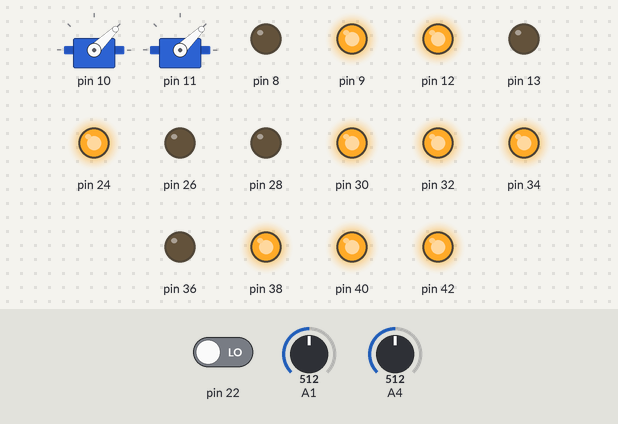
Simulated run of this sketch. Board: Arduino Mega 2560, built with avr-gcc and run on an emulated ATmega2560. Shown: 2 × servo, output pins drawn as LEDs (lit = HIGH). The inputs (shaded band) are chosen by the test bench; at power-on: pin 22 LOW, A1 = 512, A4 = 512.

Above: at 1.2 s.
1.3 s: pin 22 driven HIGH
At 1.9 s:
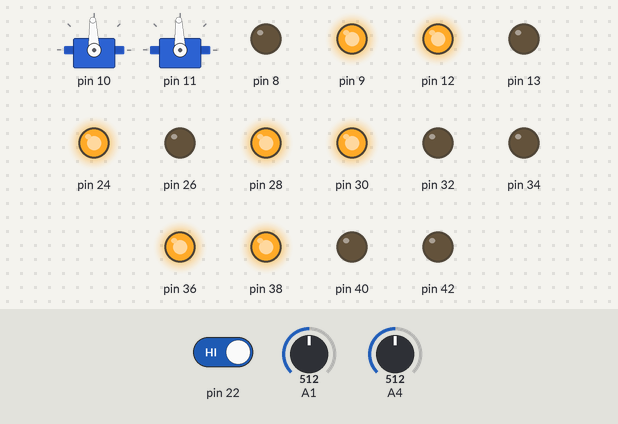
2.8 s: A1 set to 716
At 4.0 s:
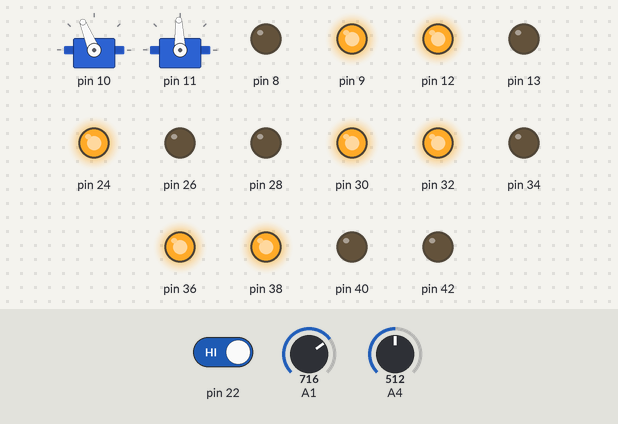
4.3 s: A4 set to 716
At 5.4 s:
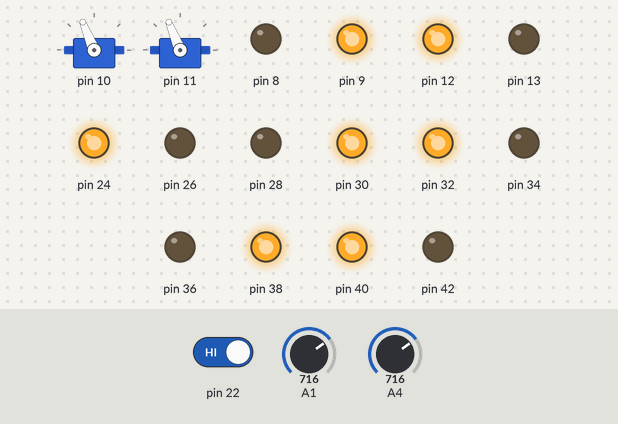
5.8 s: A1 set to 900
At 6.5 s:
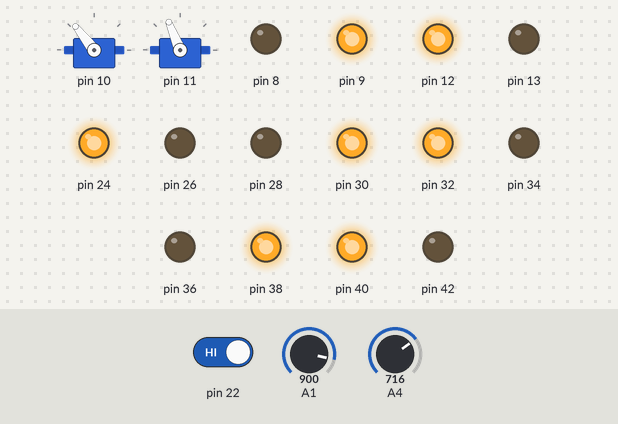
7.3 s: A4 set to 900
At 7.7 s:
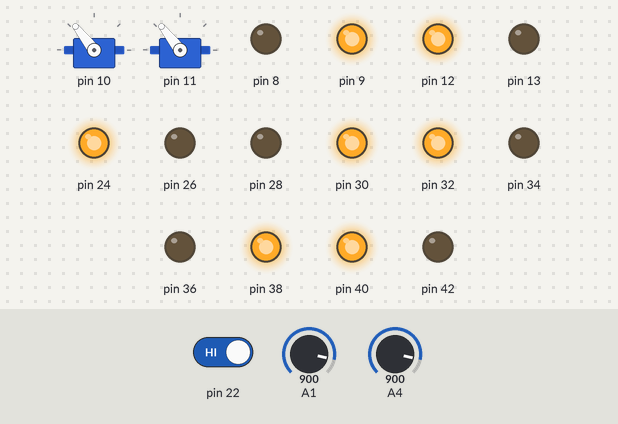
8.8 s: A1 set to 1010
At 10.0 s:
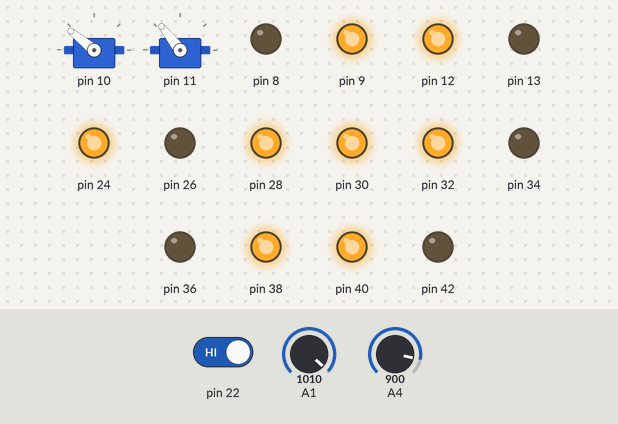
Timing chart, 0 to 11.3 s (numbered marks = the images above; inputs shaded):
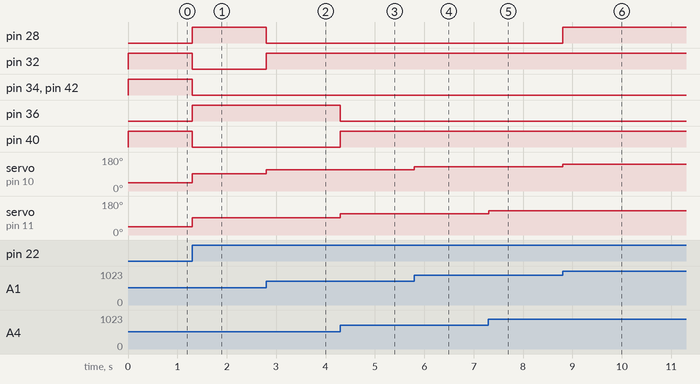

The sketch:

dualescpot.ino
```cpp
#include "Component.h"
#include "Esc.h"
#include "MomentaryPushButton.h"
#include "Pin.h"
#include "Potentiometer.h"
#include "RgbLed.h"

// Needs the extra pins provided by Arduino Mega

constexpr int EscLevels = 25;
OutputPin esc0out(10);
PowerPin esc0power(9);
GroundPin esc0ground(8);
Esc<EscLevels> esc0(esc0out, esc0power, esc0ground);
OutputPin esc1out(11);
PowerPin esc1power(12);
GroundPin esc1ground(13);
Esc<EscLevels> esc1(esc1out, esc1power, esc1ground);

InputPin buttoninput(22);
PowerPin buttonpower(24);
GroundPin buttonground(26);
MomentaryPushButton button(buttoninput, buttonpower, buttonground);

OutputPin red0(28);
PowerPin ledpower0(30);
OutputPin green0(32);
OutputPin blue0(34);
RgbLed<PowerPin> led0(red0, ledpower0, green0, blue0);
OutputPin red1(36);
PowerPin ledpower1(38);
OutputPin green1(40);
OutputPin blue1(42);
RgbLed<PowerPin> led1(red1, ledpower1, green1, blue1);

PowerPin pot0power(A0);
InputPin pot0input(A1);
GroundPin pot0ground(A2);
Potentiometer pot0(pot0power, pot0input, pot0ground, 23, 1000, 0, EscLevels - 1);
PowerPin pot1power(A3);
InputPin pot1input(A4);
GroundPin pot1ground(A5);
Potentiometer pot1(pot1power, pot1input, pot1ground, 23, 1000, 0, EscLevels - 1);

void setup()
{
    led0.setup();
    led1.setup();
    button.setup();
    esc0.setup();
    esc1.setup();
    pot0.setup();
    pot1.setup();
    Component::CheckSetup();
    Pin::ValidateSingleUsage();
    // Serial.begin(9600);
    // esc.printLevels();
}

void ThrottleRoutine(
    const Potentiometer& pot, Esc<EscLevels>& esc, const RgbLed<PowerPin>& led)
{
    int level = pot.readScaled();
    level = esc.throttle(level);
    switch (level)
    {
        case EscLevels - 1:
        {
            led.blue();
        } break;
        case 0:
        {
            led.yellow();
        } break;
        default:
        {
            if (level > EscLevels / 2)
            {
                led.magenta();
            }
            else
            {
                led.cyan();
            }
        } break;
    }
}

void loop()
{
    if (button.high())
    {
        ThrottleRoutine(pot0, esc0, led0);
        ThrottleRoutine(pot1, esc1, led1);
    }
    else
    {
        esc0.off();
        esc1.off();
        led0.red();
        led1.red();
    }
}
```

Component.cpp
```cpp
#include "Component.h"


int Component::TotalInstantiated = 0;
int Component::TotalSetup = 0;

Component::Component()
{
    ++TotalInstantiated;
}

void Component::CheckSetup()
{
    assert(TotalInstantiated == TotalSetup);
}

void Component::setup() const
{
    ++TotalSetup;
}
```

Component.h
```cpp
#pragma once

#include <assert.h>


struct Component
{
    Component();
    static int TotalInstantiated;
    static int TotalSetup;
    static void CheckSetup();
    void setup() const;
};
```

Esc.h
```cpp
#pragma once

#include "Arduino.h"
#include "Pin.h"
#include <Servo.h> // ESC uses same signals as Servo

template<int Levels>
class Esc : public Component
{
public:
    Esc(const OutputPin&, const PowerPin&, const GroundPin&, int minWidth = 1000, int maxWidth = 2000);
    void setup();
    int throttle(int level);
    void off();
    int width(int level) const { return widths[level]; }
    void printLevels() const;
private:
    const OutputPin& out;
    const PowerPin& vcc;
    const GroundPin& gnd;
    Servo pwmDevice;
    int widths[Levels] = {};
    const int minWidth; // microseconds
    const int maxWidth; // microseconds
};

template<int Levels>
Esc<Levels>::Esc(const OutputPin& out, const PowerPin& vcc, const GroundPin& gnd,
  int minWidth, int maxWidth)
  : Component(), out(out), vcc(vcc), gnd(gnd), minWidth(minWidth), maxWidth(maxWidth)
{
    // Initialize pulse width discretization.
    int increment = static_cast<float>(maxWidth - minWidth) / (Levels - 1);
    for(int i = 0; i < Levels; ++i)
    {
        widths[i] = minWidth + i * increment;
    }
    widths[0] = minWidth;
    widths[Levels-1] = maxWidth;
}

template<int Levels>
void Esc<Levels>::setup()
{
    Component::setup();
    pwmDevice.attach(out.pin);
    Component::setup(); // for out pin
    gnd.setup();
    vcc.setup();
    off();
}

template<int Levels>
int Esc<Levels>::throttle(int level)
{
    level = constrain(level, 0, Levels-1);
    pwmDevice.writeMicroseconds(widths[level]);
    // Serial.println(widths[level]);
    return level;
}

template<int Levels>
void Esc<Levels>::off()
{
    pwmDevice.writeMicroseconds(minWidth);
}

template<int Levels>
void Esc<Levels>::printLevels() const
{
    for(int i = 0; i < Levels; ++i)
    {
        Serial.print("Level ");
        Serial.print(i);
        Serial.print(": ");
        Serial.println(widths[i]);
    }
}
```

MomentaryPushButton.cpp
```cpp
#include "MomentaryPushButton.h"


MomentaryPushButton::MomentaryPushButton(
  const InputPin& i, const PowerPin& p, const GroundPin& g)
  : Component(), m_input(i), m_power(p), m_ground(g) {}

void MomentaryPushButton::setup() const
{
    Component::setup();
    m_input.setup();
    m_ground.setup();
    m_power.setup();
}

bool MomentaryPushButton::high() const
{
    return digitalRead(m_input.pin) == HIGH;
}

bool MomentaryPushButton::low() const
{
    return digitalRead(m_input.pin) == LOW;
}
```

MomentaryPushButton.h
```cpp
#pragma once

#include "Arduino.h"
#include "Pin.h"

class MomentaryPushButton : public Component
{
public:
  MomentaryPushButton(const InputPin&, const PowerPin&, const GroundPin&);
  void setup() const;
  bool high() const;
  bool low() const;
private:
  const InputPin& m_input;
  const PowerPin& m_power;
  const GroundPin& m_ground;
};
```

Pin.cpp
```cpp
#include "Pin.h"


int Pin::Usage[MaxPin + 1] = {}; // initialize to 0
Pin::Pin(int pin) : Component(), pin(pin)
{
    assert(pin >= 0 and pin <= MaxPin);
    ++Usage[pin];
}
void Pin::ValidateSingleUsage()
{
    for(int i = 0; i <= MaxPin; ++i)
    {
        assert(Usage[i] == 1 or Usage[i] == 0);
    }
}


PowerPin::PowerPin(int pin) : Pin(pin) {}
void PowerPin::setup() const
{
    Component::setup();
    pinMode(pin, OUTPUT);
    digitalWrite(pin, HIGH);
}


GroundPin::GroundPin(int pin) : Pin(pin) {}
void GroundPin::setup() const
{
    Component::setup();
    pinMode(pin, OUTPUT);
    digitalWrite(pin, LOW);
}


InputPin::InputPin(int pin) : Pin(pin) {}
void InputPin::setup() const
{
    Component::setup();
    pinMode(pin, INPUT);
}


OutputPin::OutputPin(int pin) : Pin(pin) {}
void OutputPin::setup() const
{
    Component::setup();
    pinMode(pin, OUTPUT);
}
```

Pin.h
```cpp
#pragma once

#include <assert.h>

#include "Arduino.h"

#include "Component.h"


struct Pin : public Component
{
public:
    Pin(int pin);
    const int pin = -1;
    static void ValidateSingleUsage();
private:
    static constexpr int MaxPin = 80; // This may depend on your Arduino model.
    static int Usage[MaxPin + 1]; // zero-initialize.
};

struct PowerPin : public Pin
{
    PowerPin(int pin);
    void setup() const;
};

struct GroundPin : public Pin
{
    GroundPin(int pin);
    void setup() const;
};

struct InputPin : public Pin
{
    InputPin(int pin);
    void setup() const;
};

struct OutputPin : public Pin
{
    OutputPin(int pin);
    void setup() const;
};
```

Potentiometer.cpp
```cpp
#include "Potentiometer.h"

Potentiometer::Potentiometer(const PowerPin& p, const InputPin& i, const GroundPin& g,
    int rawMin, int rawMax, int scaledMin, int scaledMax)
    : m_p(p), m_i(i), m_g(g),
        m_rawMin(rawMin), m_rawMax(rawMax),
        m_scaledMin(scaledMin), m_scaledMax(scaledMax) {}

void Potentiometer::setup() const
{
    Component::setup();
    m_g.setup();
    m_i.setup();
    m_p.setup();
}

int Potentiometer::readRaw() const
{
    return analogRead(m_i.pin);
}

int Potentiometer::readScaled() const
{
    int scaled = map(readRaw(),
        m_rawMin, m_rawMax,
        m_scaledMin, m_scaledMax);
    return constrain(scaled, m_scaledMin, m_scaledMax);
}

bool Potentiometer::scaledMin() const
{
    return readScaled() == m_scaledMin;
}

bool Potentiometer::scaledMax() const
{
    return readScaled() == m_scaledMax;
}
```

Potentiometer.h
```cpp
#pragma once

#include "Arduino.h"

#include "Component.h"
#include "Pin.h"

class Potentiometer : public Component
{
public:
    Potentiometer(const PowerPin&, const InputPin&, const GroundPin&,
        int rawMin = 23, int rawMax = 1000, int scaledMin = 0, int scaledMax = 1023);
    void setup() const;
    int readRaw() const;
    int readScaled() const;
    bool scaledMin() const;
    bool scaledMax() const;
private:
    const PowerPin& m_p;
    const InputPin& m_i;
    const GroundPin& m_g;
    const int m_rawMin;
    const int m_rawMax;
    const int m_scaledMin;
    const int m_scaledMax;
};
```

RgbLed.cpp
```cpp
#include "RgbLed.h"


template <>
struct RgbLedSignal<PowerPin>
{
    using SignalType = decltype(LOW);
    static constexpr SignalType On  = LOW;
    static constexpr SignalType Off = HIGH;
};
template <>
struct RgbLedSignal<GroundPin>
{
    using SignalType = decltype(LOW);
    static constexpr SignalType On  = HIGH;
    static constexpr SignalType Off = LOW;
};


template <typename CommonPinType>
RgbLed<CommonPinType>::RgbLed(const OutputPin& r, const CommonPinType& p,
    const OutputPin& g, const OutputPin& b)
    : Component(), m_r(r), m_p(p), m_g(g), m_b(b) {}

template <typename CommonPinType>
void RgbLed<CommonPinType>::red() const
{
    set(On, Off, Off);
}
template <typename CommonPinType>
void RgbLed<CommonPinType>::green() const
{
    set(Off, On, Off);
}
template <typename CommonPinType>
void RgbLed<CommonPinType>::blue() const
{
    set(Off, Off, On);
}
template <typename CommonPinType>
void RgbLed<CommonPinType>::yellow() const
{
    set(On, On, Off);
}
template <typename CommonPinType>
void RgbLed<CommonPinType>::cyan() const
{
    set(Off, On, On);
}
template <typename CommonPinType>
void RgbLed<CommonPinType>::magenta() const
{
    set(On, Off, On);
}
template <typename CommonPinType>
void RgbLed<CommonPinType>::white() const
{
    set(On, On, On);
}
template <typename CommonPinType>
void RgbLed<CommonPinType>::off() const
{
    set(Off, Off, Off);
}

template <typename CommonPinType>
void RgbLed<CommonPinType>::setup() const
{
    Component::setup();
    m_r.setup();
    m_g.setup();
    m_b.setup();
    m_p.setup();
    off();
}

template <typename CommonPinType>
void RgbLed<CommonPinType>::set(SignalType rs, SignalType gs, SignalType bs) const
{
    digitalWrite(m_r.pin, rs);
    digitalWrite(m_g.pin, gs);
    digitalWrite(m_b.pin, bs);
}

template class RgbLed<PowerPin>;
template class RgbLed<GroundPin>;
```

RgbLed.h
```cpp
#pragma once

#include "Arduino.h"

#include "Component.h"
#include "Pin.h"


template <typename CommonPinType>
struct RgbLedSignal
{
    using SignalType = decltype(LOW);
    static constexpr SignalType On = LOW;
    static constexpr SignalType Off = HIGH;
};

template <typename CommonPinType>
class RgbLed : public Component
{
    using SignalType = decltype(LOW);
    static constexpr SignalType On  = RgbLedSignal<CommonPinType>::On;
    static constexpr SignalType Off = RgbLedSignal<CommonPinType>::Off;
public:
    RgbLed(const OutputPin& r, const CommonPinType& p,
        const OutputPin& g, const OutputPin& b);
    void setup() const;
    void set(SignalType r, SignalType g, SignalType b) const;
    void red() const;
    void green() const;
    void blue() const;
    void yellow() const;
    void cyan() const;
    void magenta() const;
    void white() const;
    void off() const;
private:
    const OutputPin& m_r;
    const CommonPinType& m_p;
    const OutputPin& m_g;
    const OutputPin& m_b;
};
```

Measured:
- after the input at 1.3 s, pin 28, pin 36: LOW → HIGH at once; pin 32, pin 34, pin 40, pin 42: HIGH → LOW at once; servo on pin 10, servo on pin 11: 44° → 92° at once
- after the input at 2.8 s, pin 28: HIGH → LOW at once; pin 32: LOW → HIGH at once; servo on pin 10: 92° → 112° at once
- after the input at 4.3 s, pin 36: HIGH → LOW at once; pin 40: LOW → HIGH at once; servo on pin 11: 92° → 112° at once
- after the input at 5.8 s, servo on pin 10: 112° → 128° at once
- after the input at 7.3 s, servo on pin 11: 112° → 128° at once
- after the input at 8.8 s, pin 28: LOW → HIGH at once; servo on pin 10: 128° → 141° at once
